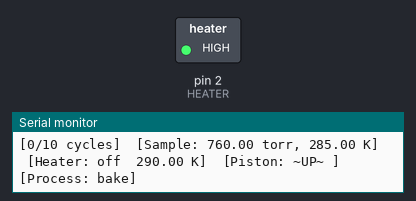
Bench run of a sketch on a simulated Arduino Uno, built with avr-gcc and run on an emulated ATmega328P. On the bench: switched loads named in the sketch (green lamp = pin HIGH), the last lines printed to the serial monitor.

Above: at 0.1 s.
At 106.2 s:
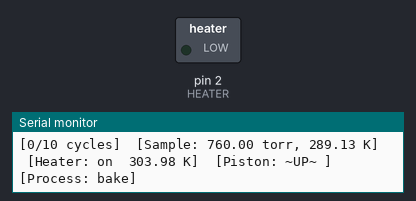
Timing chart, 0 to 107.7 s (numbered marks = the images above):
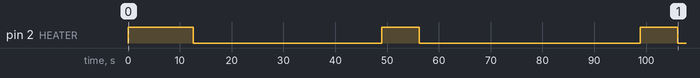

The sketch:

bigdipper_arduino_base_logic_no_interface.ino
```cpp
/* ====== "Big Dipper" control software v0.0 ======
 * Runs an automated loop of n cycles to raise/lower samples into/out of a bath of LN2.
 * While in bath, waits for sample to hit low temp threshold.
 * While out of bath, provides power to heater until sample hits high temp threshold.
 * Breaks cycle if we lose readings, if we go overpressure, or if user hits the pause/abort button.
 *
 * J. Acevedo & C. Flores for PIPER team; 19 Jul 2017
 * ================================================ */
// ==== LET'S GET IT STARTED ===============================
#include <string.h>;
#include <Wire.h>;
#include "Adafruit_ADS1015.h"
Adafruit_ADS1115 ads1115;       // construct an ads1115 at address 0x48

// ==== VARS FROM THE INTERFACE ============================
int     cycles_desired        = 10;   //[#] (user-defined) Number of times we thermally cycle the sample.
int     cycles_begun          = 0;    //[#] (calculated)   Number of cycles we have started.
int     cycles_completed      = 0;    //[#] (calculated)   Number of cycles we have completed.
double  sample_pres_limit_hi  = 790;  //[torr] (user-defined) Threshold above which our sample should not go.
double  sample_temp_limit_hi  = 290;  //[K] (user-defined) Temperature that we warm the sample to during bake cycle.
double  sample_temp_limit_lo  = 80;   //[K] (user-defined) Temperature that we cool the sample to during cryo cycle.
double  heater_temp_target    = 300;  //[K] (user-defined) This should be close-to-but-more-than sample_temp_limit_hi.
double  heater_temp_deviate   = 3;    //[K] (user-defined) Give us a dead band so the heater isn't fluttering open/shut.

// ==== DATA FROM SENSORS ==================================
//TODO reset the initializers to 0 before publishing; we are only initializing to non-zeros for the simulation
double  sample_pressure       = 760;   //[torr] Pressure inside sample chamber, read from ??? inside sample chamber.
double  sample_temp           = 285;   //[K]    Temperature inside sample chamber, read from diode inside sample chamber.
double  heater_temp           = 290;   //[K]    Temperature measured by a diode on outside of sample chamber.
double  time_elapsed          = 0;   //[s]    Read from ChronDot Real-Time Clock

// ==== ENUMERATE PIN #s etc. WITH HUMAN-READABLE NAMES ====
int const HEATER    = 2; //Pin that controls the heater-controlling relay.
int const PISTON    = 3; //Pin that controls air which raises piston. Powering it lowers the piston.
//  enum piston_status  = {down = -2, moving_down = -1, unused_middle = 0, moving_up = 1, up = 2}; //Piston can be in one of four states.
int piston_status   = 2; /* PISTON STATUS -2 == down, -1 == moving down, 0 == unused, 1 == moving up, 2 == up */
int const OFF       = 0;
int const ON        = 1;

// ==== OTHER HELPFUL VARIABLES AND CONSTS ==================
int const room_temp = 296;    //[K] Only used for our 'physics simulator'.
String cycle_status = "bake"; //    Only used for our 'physics simulator'.
String heater_mode = "off"; //    Only used for our 'physics simulator'.


void setup()
{
  // General startup.
  Serial.begin(9600);
  ads1115.begin();                      // Initialize ads1115 (16Bit ADC + PGA chip)

  // Define default behavior of pins.
  pinMode(HEATER, OUTPUT);
}

void loop()
{
  displaySimpleInterface();
  if (cycle_status == "bake")
  {
    if (sample_temp < sample_temp_limit_hi)
    {
      bakeTheSample();
    }
    else
    {
      checkIfDone();
      moveThePistonDown();
      coolTheSample();
    }
  }
  if (cycle_status == "cool")
  {
    if (sample_temp > sample_temp_limit_lo)
    {
      coolTheSample();
    }
    else
    {
      moveThePistonUp();
      bakeTheSample();
    }
  }
  delay(1000);
  simulatePhysics();
}

void checkIfDone()
// This function counts the number of cycles we've been through and stops the program if we are done.
{
   Serial.println("Updating cycle numbers.");
   if (cycles_begun > 0)
    {
      cycles_completed++;
      //TODO will need to add in a write call to update the LED board
    }
    cycles_begun++;
    if (cycles_completed >= cycles_desired)
    {
      Serial.println("PROGRAM COMPLETED.");
      exit(0);
    }
}

void displaySimpleInterface()
{
  Serial.print("[");Serial.print(cycles_completed); Serial.print("/");Serial.print(cycles_desired);Serial.print(" cycles]\t");
  Serial.print("[Sample: "); Serial.print(sample_pressure); Serial.print(" torr, "); Serial.print(sample_temp); Serial.print(" K]\t");
  Serial.print("[Heater: "); Serial.print(heater_mode);Serial.print("  ");Serial.print(heater_temp); Serial.print(" K]\t");
  Serial.print("[Piston: ");
    if (piston_status == -2)
      { Serial.print("DOWN ]\t"); }
    if (piston_status == 2)
      { Serial.print("~UP~ ]\t"); }
  Serial.print("[Process: "); Serial.print(cycle_status);Serial.println("]");
  { }
}

void moveThePistonDown()
// Check to make sure the piston isn't already down, or isn't moving.
// If it isn't down/moving, move the piston and wait X seconds.
{
  // PISTON STATUS: -2 == down, 2 == up
  Serial.println("Trying to move the piston down.");
  if ( (piston_status == -2) || (piston_status == -1) || (piston_status == 1))
  { }
  else
  {
    digitalWrite(PISTON, ON);
    piston_status = -2; //DOWN
  }
}

void moveThePistonUp()
// Check to make sure the piston isn't already up, or isn't moving.
{
  // PISTON STATUS: -2 == down,  2 == up
  Serial.println("Trying to move the piston up.");
  if ( (piston_status == 2) || (piston_status == -1) || (piston_status == 1))
  { }
  else
  {
    digitalWrite(PISTON, OFF);
    piston_status = 2; //UP
  }
}

void bakeTheSample()
//bakeTheSample turns the heater on until it hits a certain temperature.
{
    cycle_status = "bake";
    //Serial.println("Baking the sample.");
    heaterControl();
    if (sample_temp >= sample_temp_limit_hi)
    {
      moveThePistonDown();
      cycle_status = "cool";
    }
}

void coolTheSample()
//Keeps the sample in LN2 (and makes extra sure the heater stays off) until we cool below a certain threshold.
{
    //Serial.println("Cooling the sample.");
    digitalWrite(HEATER, OFF);
    heater_mode = "off";
    cycle_status = "cool";
    if (sample_temp < sample_temp_limit_lo)
    {
      moveThePistonUp();
      cycle_status = "bake";
    }
}

void heaterControl()
//Regulates the heater and cuts it off when it gets too hot.
{
  int heater_temp_plus_delta  = heater_temp_target + heater_temp_deviate;
  int heater_temp_minus_delta = heater_temp_target - heater_temp_deviate;
  if (cycle_status == "bake")
  {
    if (heater_temp < heater_temp_minus_delta)
    {
      digitalWrite(HEATER, ON);
      heater_mode = "on";
    }
  }
  if ( (heater_temp >= heater_temp_plus_delta) || (cycle_status == "cool") )
  {
     //Serial.println("Heater getting too hot; switching it off.");
     digitalWrite(HEATER, OFF);
     heater_mode = "off";
  }
}

void simulatePhysics()
{
  heater_temp = diffuseHeater(heater_temp); //Heater approaches room temperature incrementally, unless it is on.
  double temp_difference = 0;
  if (cycle_status == "cool")
  {
    //Simulate sample temp approaching LN2 temp (77K, but I'm setting it to 70 to speed testing time).
    if (sample_temp > 70)
    {
      temp_difference = sample_temp - 70;
      sample_temp = sample_temp - (temp_difference * 0.1);
    }
  }
  if (cycle_status == "bake")
  {
    //Simulate sample temp approaching heater temp.
    if (sample_temp < heater_temp)
    {
      temp_difference = heater_temp - sample_temp;
      sample_temp = sample_temp + (temp_difference * 0.05);
    }
  }
}

double diffuseHeater( double undiffused_heat )
//Uses Zeno's law of cooling because there's no need to implement Newton's, even though I want to. -JEA
{
  double temp; //temporary variable for temp of heater
  double temp_difference = 0;

  if (heater_mode == "off")
  {
    if (undiffused_heat > room_temp)
    {
       temp_difference = undiffused_heat - room_temp;
       temp = undiffused_heat - (temp_difference * 0.05);
    }
    if (undiffused_heat < room_temp)
    {
       temp_difference = room_temp - undiffused_heat;
       temp = undiffused_heat + (temp_difference * 0.05);
    }
  }
  if (heater_mode == "on")
  {

     temp = undiffused_heat + 1; //Arbitrary amount of heating power
  }
  return temp;
}
```

Measured:
- by itself, pin 2 (HEATER): goes HIGH 12.5 s, LOW 36.4 s, HIGH 7.3 s, LOW 42.6 s, HIGH 7.3 s, then LOW
